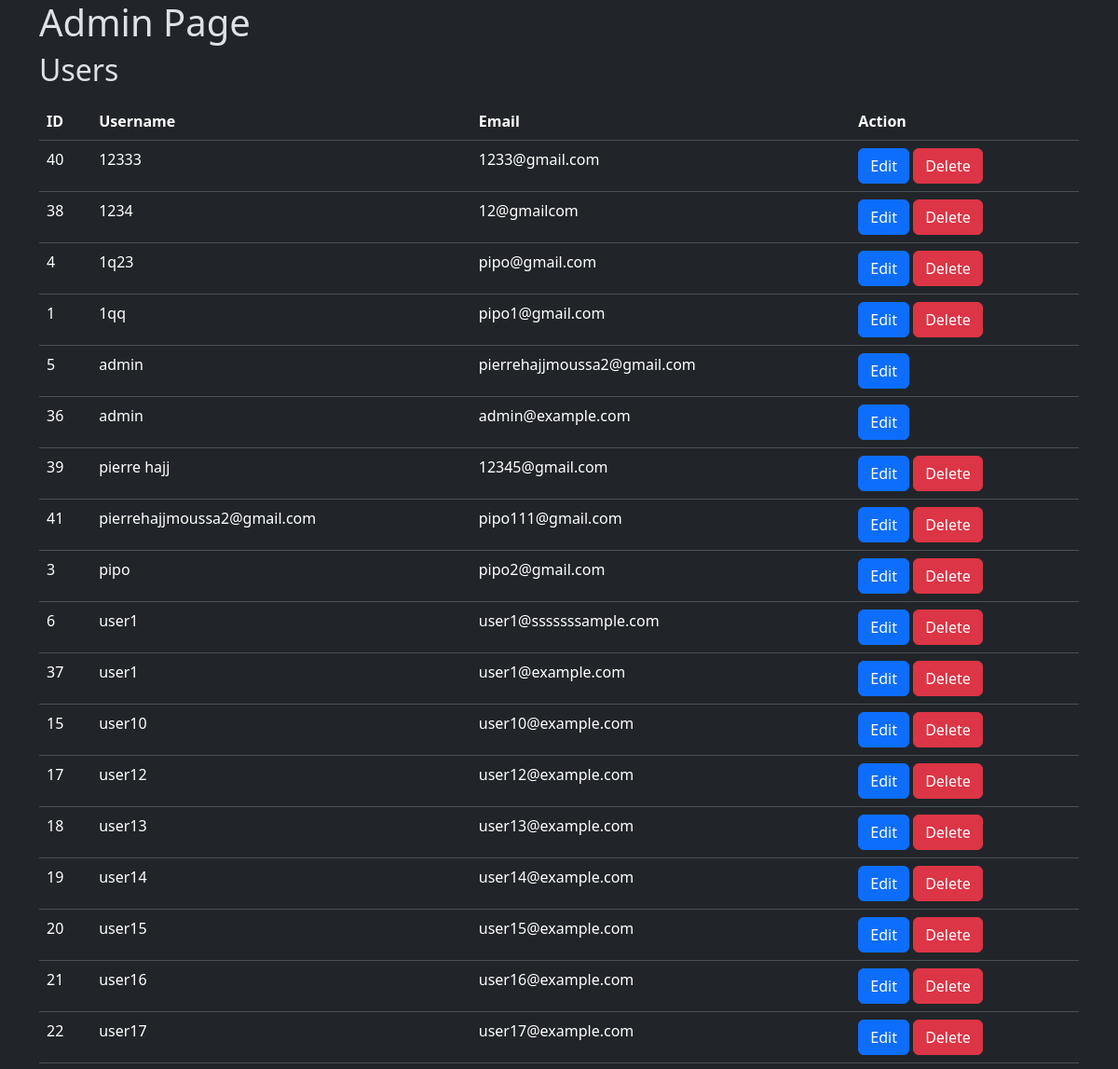
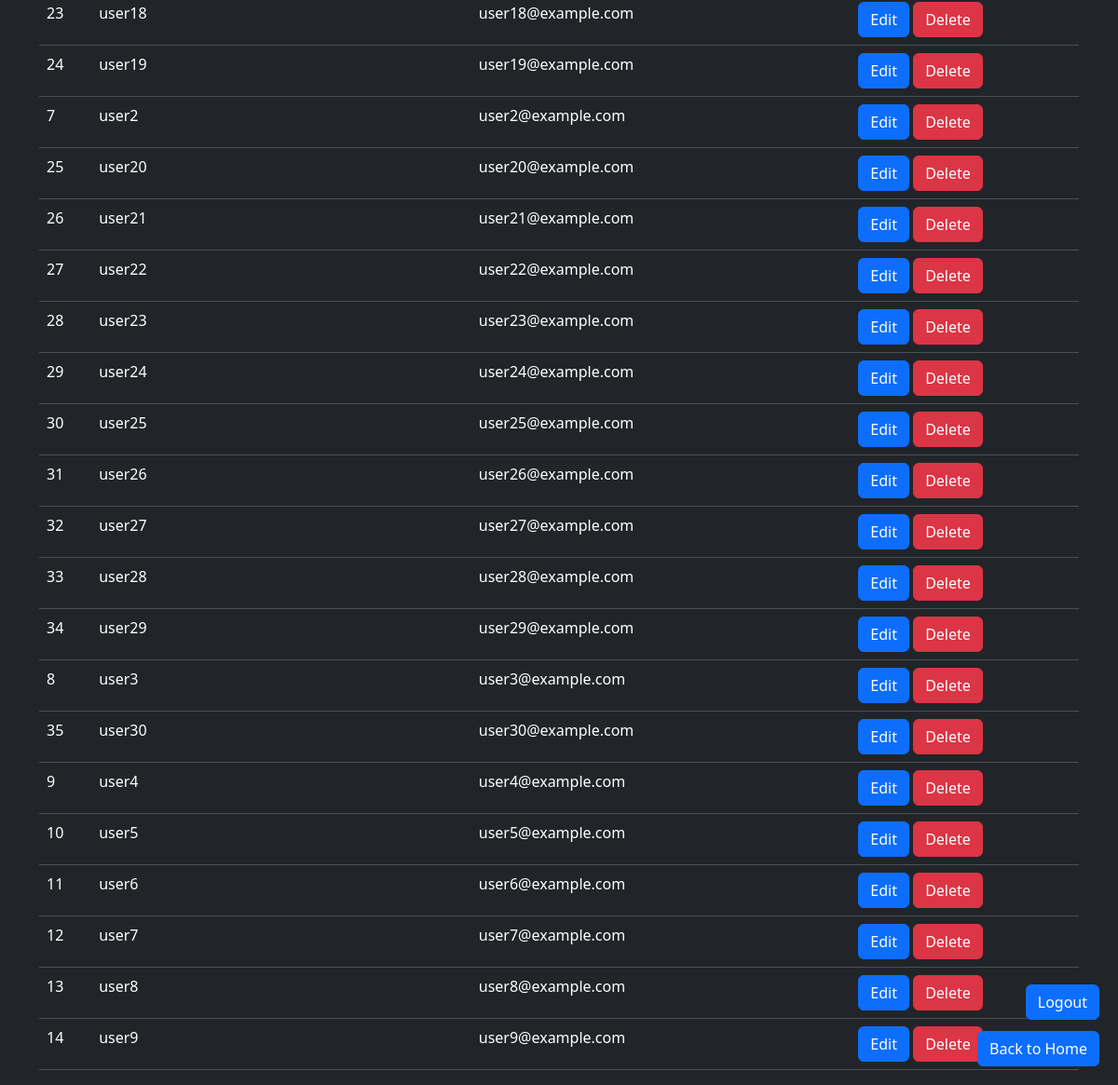
The page /admin.php (signed in) on the database its author committed (2 pictures, top to bottom).
### tables this page shows
CREATE TABLE `users` (
  `user_id` bigint(20) NOT NULL,
  `user_name` varchar(255) NOT NULL,
  `user_email` varchar(255) NOT NULL,
  `user_password` varchar(255) NOT NULL
);

### admin.php (the view, shortened to what this page needs)
<?php
require_once 'connection.php';
function getUsers($conn) {
    $query = "SELECT * FROM users ORDER BY user_name ASC";
    $result = $conn->query($query);
    $users = [];
    if ($result && $result->num_rows > 0) {
        while ($row = $result->fetch_assoc()) {
            $users[] = $row;
        }
    }
    return $users;
}
$users = getUsers($conn);
?>
<!DOCTYPE html>
<html lang="en">
<head>
    <link rel="stylesheet" href="https://cdn.jsdelivr.net/npm/bootstrap@5.3.3/dist/css/bootstrap.min.css">
</head>
<body class="body" data-bs-theme="dark">
    <div class="container">
        <h1>Admin Page</h1>
        <h2>Users</h2>
        <table class="table">
            <thead>
                <tr>
                    <th>ID</th>
                    <th>Username</th>
                    <th>Email</th>
                    <th>Action</th>
                </tr>
            </thead>
            <tbody>
                <?php foreach ($users as $user): ?>
                    <tr>
                        <td><?php echo $user['user_id']; ?></td>
                        <td><?php echo $user['user_name']; ?></td>
                        <td><?php echo $user['user_email']; ?></td>
                        <td>
                            <button type="button" class="btn btn-primary edit-user" data-user-id="<?php echo $user['user_id']; ?>" data-user-name="<?php echo $user['user_name']; ?>" data-user-email="<?php echo $user['user_email']; ?>" data-bs-toggle="modal" data-bs-target="#useredit">
                                Edit
                            </button>
                            <?php if ($user['user_name'] !== 'admin'): ?>
                                <form method="POST" action="<?php echo $_SERVER["PHP_SELF"]; ?>" style="display: inline;">
                                    <button type="submit" name="delete_user" class="btn btn-danger" onclick="return confirm('Are you sure you want to delete <?php echo $user['user_name']; ?>?');">Delete</button>
                                </form>
                            <?php endif; ?>
                        </td>
                    </tr>
                <?php endforeach; ?>
            </tbody>
        </table>
        <a href="index.php" class="btn btn-primary fixed-button">Back to Home</a>
    </div>
    <div>
        <?php if (isset($_SESSION['user_id'], $_SESSION['username'])): ?>
            <a href="logout.php" class="btn btn-primary fixed-logout" style="position: fixed; bottom: 70px; right: 20px; z-index: 1000;">Logout</a>
        <?php endif; ?>
    </div>
</body>
</html>

### admin.php (style rules this page uses)
.fixed-button { position: fixed; bottom: 20px; right: 20px; z-index: 1000; }

### rows shown on the page
users: user_id "40", user_name "12333", user_email "1233@gmail.com"
users: user_id "38", user_name "1234", user_email "12@gmailcom"
users: user_id "4", user_name "1q23", user_email "pipo@gmail.com"
users: user_id "1", user_name "1qq", user_email "pipo1@gmail.com"
users: user_id "5", user_name "admin", user_email "pierrehajjmoussa2@gmail.com"
users: user_id "36", user_name "admin", user_email "admin@example.com"
users: user_id "39", user_name "pierre hajj", user_email "12345@gmail.com"
users: user_id "41", user_name "pierrehajjmoussa2@gmail.com", user_email "pipo111@gmail.com"
users: user_id "3", user_name "pipo", user_email "pipo2@gmail.com"
users: user_id "6", user_name "user1", user_email "user1@sssssssample.com"
users: user_id "37", user_name "user1", user_email "user1@example.com"
users: user_id "15", user_name "user10", user_email "user10@example.com"
users: user_id "17", user_name "user12", user_email "user12@example.com"
users: user_id "18", user_name "user13", user_email "user13@example.com"
users: user_id "19", user_name "user14", user_email "user14@example.com"
users: user_id "20", user_name "user15", user_email "user15@example.com"
users: user_id "21", user_name "user16", user_email "user16@example.com"
users: user_id "22", user_name "user17", user_email "user17@example.com"
users: user_id "23", user_name "user18", user_email "user18@example.com"
users: user_id "24", user_name "user19", user_email "user19@example.com"
users: user_id "7", user_name "user2", user_email "user2@example.com"
users: user_id "25", user_name "user20", user_email "user20@example.com"
users: user_id "26", user_name "user21", user_email "user21@example.com"
users: user_id "27", user_name "user22", user_email "user22@example.com"
users: user_id "28", user_name "user23", user_email "user23@example.com"
users: user_id "29", user_name "user24", user_email "user24@example.com"
users: user_id "30", user_name "user25", user_email "user25@example.com"
users: user_id "31", user_name "user26", user_email "user26@example.com"
users: user_id "32", user_name "user27", user_email "user27@example.com"
users: user_id "33", user_name "user28", user_email "user28@example.com"
users: user_id "34", user_name "user29", user_email "user29@example.com"
users: user_id "8", user_name "user3", user_email "user3@example.com"
users: user_id "35", user_name "user30", user_email "user30@example.com"
users: user_id "9", user_name "user4", user_email "user4@example.com"
users: user_id "10", user_name "user5", user_email "user5@example.com"
users: user_id "11", user_name "user6", user_email "user6@example.com"
users: user_id "12", user_name "user7", user_email "user7@example.com"
users: user_id "13", user_name "user8", user_email "user8@example.com"
users: user_id "14", user_name "user9", user_email "user9@example.com"
